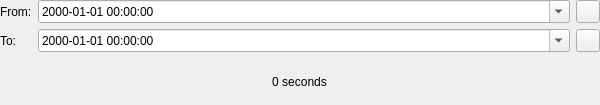
<?xml version="1.0" encoding="UTF-8"?>
<ui version="4.0">
 <class>DateCountdownClass</class>
 <widget class="QWidget" name="DateCountdownClass">
  <property name="geometry">
   <rect>
    <x>0</x>
    <y>0</y>
    <width>600</width>
    <height>105</height>
   </rect>
  </property>
  <property name="windowTitle">
   <string>Date Countdown</string>
  </property>
  <layout class="QVBoxLayout" name="verticalLayout">
   <property name="leftMargin">
    <number>0</number>
   </property>
   <property name="topMargin">
    <number>0</number>
   </property>
   <property name="rightMargin">
    <number>0</number>
   </property>
   <property name="bottomMargin">
    <number>0</number>
   </property>
   <item>
    <layout class="QFormLayout" name="formLayout">
     <item row="0" column="0">
      <widget class="QLabel" name="FromLabel">
       <property name="text">
        <string>From:</string>
       </property>
      </widget>
     </item>
     <item row="0" column="1">
      <layout class="QHBoxLayout" name="FromLayout">
       <item>
        <widget class="QDateTimeEdit" name="FromDateTime">
         <property name="displayFormat">
          <string>yyyy-MM-dd HH:mm:ss</string>
         </property>
         <property name="calendarPopup">
          <bool>true</bool>
         </property>
        </widget>
       </item>
       <item>
        <widget class="QToolButton" name="FromLiveButton">
         <property name="toolTip">
          <string>Use current time</string>
         </property>
         <property name="checkable">
          <bool>true</bool>
         </property>
         <property name="icon">
          <iconset resource="../Assets/Resources.qrc">
           <normaloff>:/icons/clock.svg</normaloff>:/icons/clock.svg</iconset>
         </property>
        </widget>
       </item>
      </layout>
     </item>
     <item row="1" column="0">
      <widget class="QLabel" name="ToLabel">
       <property name="text">
        <string>To:</string>
       </property>
      </widget>
     </item>
     <item row="1" column="1">
      <layout class="QHBoxLayout" name="ToLayout">
       <item>
        <widget class="QDateTimeEdit" name="ToDateTime">
         <property name="displayFormat">
          <string>yyyy-MM-dd HH:mm:ss</string>
         </property>
         <property name="calendarPopup">
          <bool>true</bool>
         </property>
        </widget>
       </item>
       <item>
        <widget class="QToolButton" name="ToLiveButton">
         <property name="toolTip">
          <string>Use current time</string>
         </property>
         <property name="checkable">
          <bool>true</bool>
         </property>
         <property name="icon">
          <iconset resource="../Assets/Resources.qrc">
           <normaloff>:/icons/clock.svg</normaloff>:/icons/clock.svg</iconset>
         </property>
        </widget>
       </item>
      </layout>
     </item>
    </layout>
   </item>
   <item alignment="Qt::AlignmentFlag::AlignHCenter">
    <widget class="QLabel" name="ResultLabel">
     <property name="text">
      <string>0 seconds</string>
     </property>
     <property name="alignment">
      <set>Qt::AlignmentFlag::AlignCenter</set>
     </property>
    </widget>
   </item>
  </layout>
 </widget>
 <layoutdefault spacing="6" margin="11"/>
 <resources>
  <include location="../Assets/Resources.qrc"/>
 </resources>
 <connections/>
</ui>
